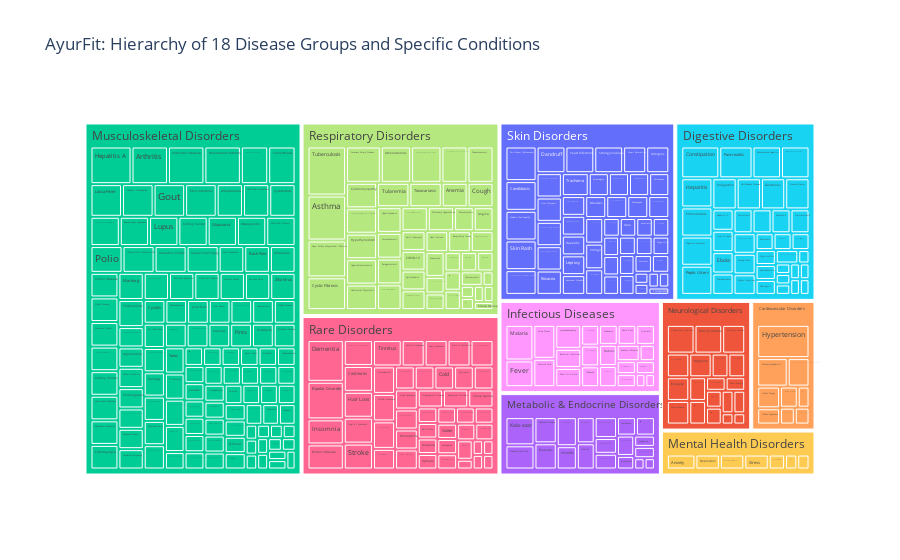

Notebook code cell kept with this figure:
### Code cell
import plotly.express as px

# Count occurrences
fig_data = df.groupby(['Disease_Group', 'Disease']).size().reset_index(name='counts')

# Create Treemap
fig = px.treemap(fig_data, 
                 path=['Disease_Group', 'Disease'], 
                 values='counts',
                 title='AyurFit: Hierarchy of 18 Disease Groups and Specific Conditions',
                 color='Disease_Group')
fig.show()

### Figure 1 — Plotly figure (JSON) as saved in the notebook; plotly's stock layout.template omitted (floating-point values rounded to 4 significant figures; data arrays with more than 128 entries replaced by an {"elided": "..."} marker saying what was removed)
{"data": [{"branchvalues": "total", "customdata": {"elided": "391x1 str values"}, "domain": {"x": [0, 1], "y": [0, 1]}, "hovertemplate": "labels=%{label}<br>counts=%{value}<br>parent=%{parent}<br>id=%{id}<br>Disease_Group=%{customdata[0]}<extra></extra>", "ids": {"elided": "391 str values"}, "labels": {"elided": "391 str values"}, "marker": {"colors": {"elided": "391 str values"}}, "name": "", "parents": {"elided": "391 str values"}, "type": "treemap", "values": {"elided": "391 int values"}}], "layout": {"legend": {"tracegroupgap": 0}, "title": {"text": "AyurFit: Hierarchy of 18 Disease Groups and Specific Conditions"}}}
